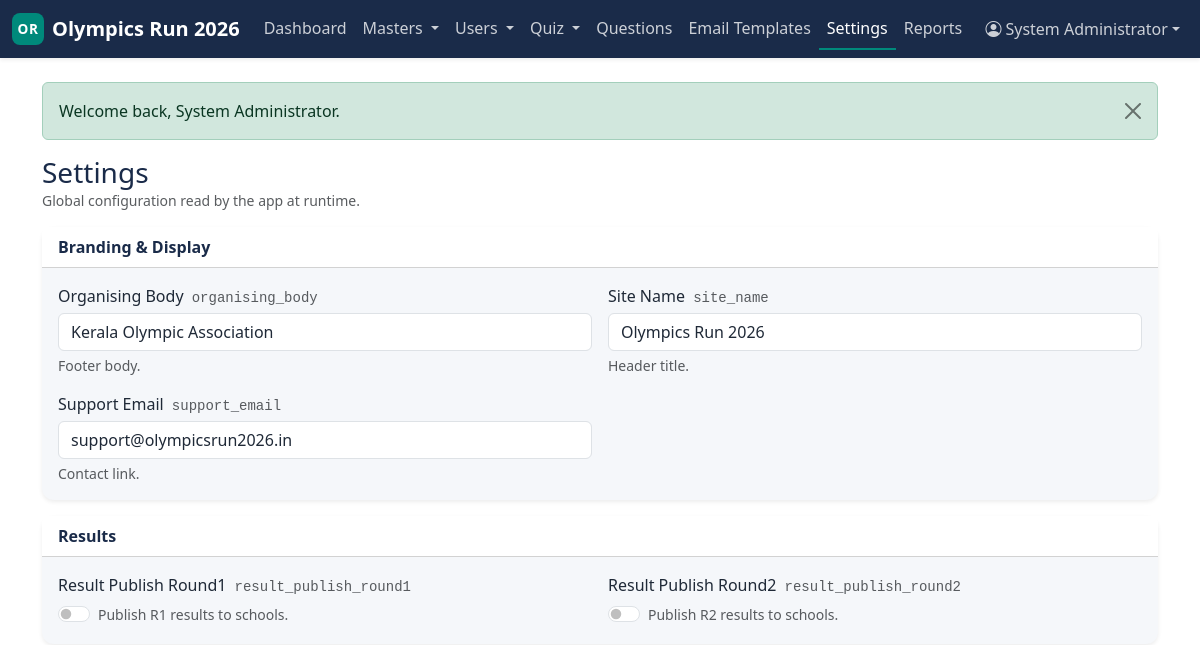
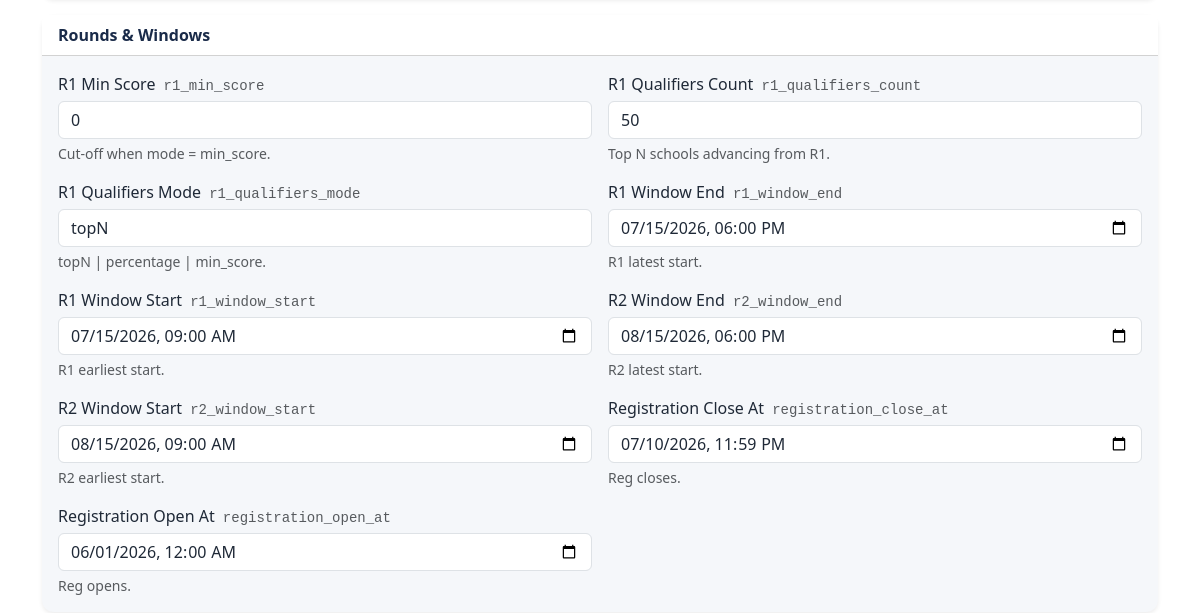
Page /admin/settings (signed in, upper part) on the earlier database version (2 pictures, top to bottom).
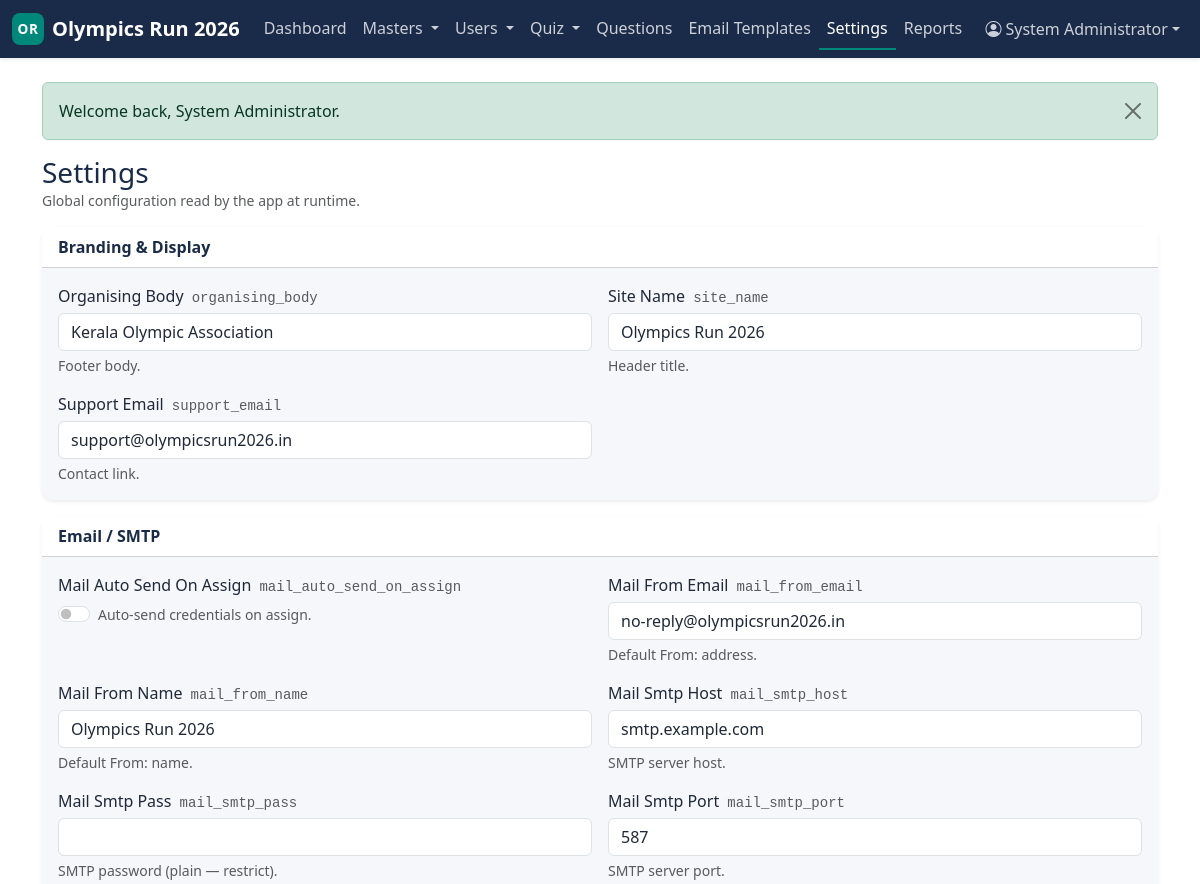
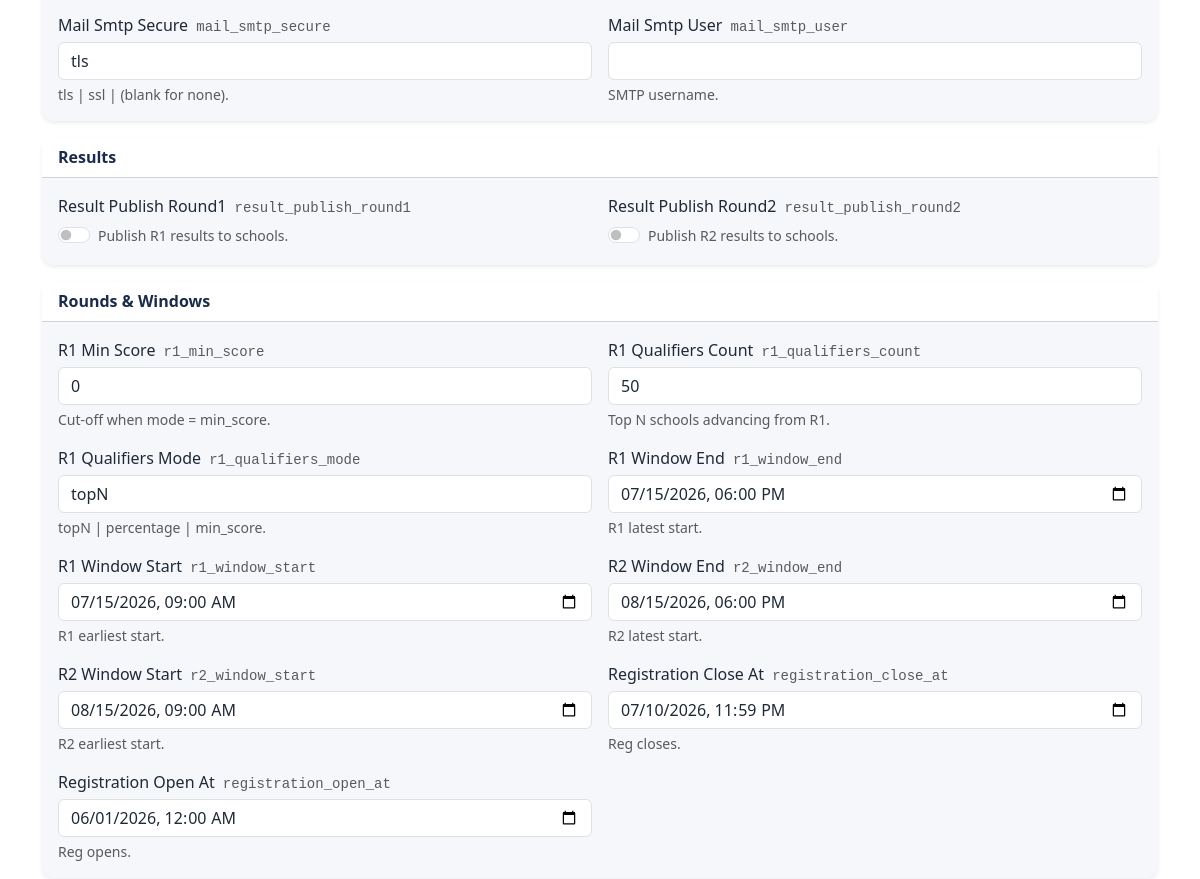
Same page on the later database version (2 pictures, top to bottom).
### tables this page shows
CREATE TABLE settings (
    setting_key    VARCHAR(100) NOT NULL,
    setting_value  TEXT         NULL,
    value_type     ENUM('string','int','float','bool','datetime','json')
                          NOT NULL DEFAULT 'string',
    description    VARCHAR(255) NULL,
    updated_by_admin_id INT UNSIGNED NULL,
    updated_at     DATETIME     NOT NULL DEFAULT CURRENT_TIMESTAMP
                                                ON UPDATE CURRENT_TIMESTAMP,
    PRIMARY KEY (setting_key),
    KEY idx_settings_type (value_type),
    CONSTRAINT fk_settings_admin
        FOREIGN KEY (updated_by_admin_id) REFERENCES admins(admin_id)
        ON DELETE SET NULL
);

### includes/helpers.php (called while the page is built, shortened)
<?php
function e(?string $value): string
{
    return htmlspecialchars((string)$value, ENT_QUOTES | ENT_SUBSTITUTE, 'UTF-8');
}
function flash_pull(string $type): ?string
{
    $msg = $_SESSION['flash'][$type] ?? null;
    return $msg;
}
function pull_errors(): array
{
    $e = $_SESSION['_errors'] ?? [];
    return $e;
}
function invalid_class(array $errors, string $key): string
{
    return isset($errors[$key]) ? ' is-invalid' : '';
}
function view(string $template, array $data = []): string
{
    $__file = __DIR__ . '/../views/' . $template . '.php';
    extract($data, EXTR_SKIP);
    include $__file;
    return ob_get_clean();
}
function render(string $template, array $data = []): void
{
    $content   = view($template, $data);
    include __DIR__ . '/../views/layouts/app.php';
}
function nav_for_role(string $role): array
{
    return match ($role) {
        Auth::ROLE_ADMIN => [
            ['label' => 'Dashboard', 'url' => '/admin/dashboard'],
            ['label' => 'Masters', 'children' => [
                ['label' => 'Associations', 'url' => '/admin/associations'],
                ['label' => 'Schools',      'url' => '/admin/schools'],
            ]],
            ['label' => 'Users', 'children' => [
                ['label' => 'Association Users', 'url' => '/admin/association-users'],
                ['label' => 'Expert Panelists',  'url' => '/admin/panelists'],
            ]],
            ['label' => 'Quiz', 'children' => [
                ['label' => 'Rounds', 'url' => '/admin/rounds'],
                ['label' => 'Slots',  'url' => '/admin/slots'],
            ]],
            ['label' => 'Questions', 'url' => '/admin/questions'],
            ['label' => 'Email Templates', 'url' => '/admin/email-templates'],
            ['label' => 'Settings',  'url' => '/admin/settings'],
            ['label' => 'Reports',   'url' => '/admin/reports'],
        ],
        Auth::ROLE_ASSOCIATION => [
            ['label' => 'Dashboard', 'url' => '/association/dashboard'],
            ['label' => 'Questions', 'url' => '/association/questions'],
            ['label' => 'Schools',   'url' => '/association/schools'],
            ['label' => 'Slots',     'url' => '/association/slots'],
            ['label' => 'Results',   'url' => '/association/results'],
            ['label' => 'Reports',   'url' => '/association/reports'],
        ],
        Auth::ROLE_PANELIST => [
            ['label' => 'Dashboard',    'url' => '/panelist/dashboard'],
            ['label' => 'Review Queue', 'url' => '/panelist/review'],
            ['label' => 'Master Bank',  'url' => '/panelist/master'],
            ['label' => 'Slot Builder', 'url' => '/panelist/slots'],
            ['label' => 'Results',      'url' => '/panelist/results'],
        ],
        Auth::ROLE_SCHOOL => [
            ['label' => 'Dashboard', 'url' => '/school/dashboard'],
            ['label' => 'Profile',   'url' => '/school/profile'],
            ['label' => 'My Slot',   'url' => '/school/slot'],
            ['label' => 'Results',   'url' => '/school/result'],
        ],
        default => [],
    };
}
function dt_for_input(?string $mysqlDatetime): string
{
    $ts = strtotime($mysqlDatetime);
    return $ts === false ? '' : date('Y-m-d\TH:i', $ts);
}

### controllers/AdminSettingsController.php (called while the page is built, shortened)
<?php
final class AdminSettingsController
{
    public function index(): void
    {
        render('admin/settings/index', [
            'title'    => 'Settings — Admin',
            'settings' => Settings::allWithMeta(),
        ]);
    }
}

### includes/Database.php (called while the page is built, shortened)
<?php
final class Database
{
    private static ?PDO $pdo = null;
    public static function connection(): PDO
    {
        if (self::$pdo !== null) {
            return self::$pdo;
        }
        $cfg = $GLOBALS['APP_CONFIG']['db'];
        $dsn = sprintf(
            'mysql:host=%s;port=%d;dbname=%s;charset=%s',
            $cfg['host'],
            $cfg['port'],
            $cfg['name'],
            $cfg['charset']
        );
        self::$pdo = new PDO($dsn, $cfg['user'], $cfg['pass'], [
            PDO::ATTR_ERRMODE            => PDO::ERRMODE_EXCEPTION,
            PDO::ATTR_DEFAULT_FETCH_MODE => PDO::FETCH_ASSOC,
            PDO::ATTR_EMULATE_PREPARES   => false,
            PDO::MYSQL_ATTR_INIT_COMMAND => "SET NAMES utf8mb4 COLLATE utf8mb4_unicode_ci",
        ]);
        return self::$pdo;
    }
    public static function query(string $sql, array $params = []): PDOStatement
    {
        $stmt = self::connection()->prepare($sql);
        $stmt->execute($params);
        return $stmt;
    }
    public static function fetchAll(string $sql, array $params = []): array
    {
        return self::query($sql, $params)->fetchAll();
    }
}

### includes/Settings.php (called while the page is built, shortened)
<?php
final class Settings
{
    private static ?array $cache = null;
    private static function loadAll(): array
    {
        if (self::$cache !== null) return self::$cache;
        $rows = Database::fetchAll('SELECT setting_key, setting_value FROM settings');
        $out = [];
        foreach ($rows as $r) $out[$r['setting_key']] = $r['setting_value'];
        return self::$cache = $out;
    }
    public static function get(string $key, ?string $default = null): ?string
    {
        $all = self::loadAll();
        return $all[$key] ?? $default;
    }
    public static function bool(string $key, bool $default = false): bool
    {
        $v = self::get($key);
        return in_array(strtolower($v), ['1', 'true', 'yes', 'on'], true);
    }
    public static function allWithMeta(): array
    {
        return Database::fetchAll(
            'SELECT setting_key, setting_value, value_type, description, updated_at
               FROM settings
              ORDER BY setting_key'
        );
    }
}

### includes/Auth.php (called while the page is built, shortened)
<?php
final class Auth
{
    public static function check(): bool
    {
        return !empty($_SESSION['auth']);
    }
    public static function user(): ?array
    {
        return $_SESSION['auth'] ?? null;
    }
    public static function role(): ?string
    {
        return $_SESSION['auth']['role'] ?? null;
    }
}

### views/admin/settings/index.php (the view, shortened to what the changed rows need)
<?php
$errors = pull_errors();
$groupFor = static function (string $key): string {
    if (str_starts_with($key, 'mail_'))            return 'Email / SMTP';
    if ($key === 'max_teams_per_school')           return 'Schools & Teams';
    if (str_starts_with($key, 'r1_')
        || str_starts_with($key, 'r2_')
        || str_starts_with($key, 'registration_')) return 'Rounds & Windows';
    if (str_starts_with($key, 'marks_'))           return 'Scoring';
    if (in_array($key, ['slot_duration_minutes', 'quiz_duration_minutes',
                        'questions_per_quiz', 'slot_grace_minutes'], true)) return 'Timing';
    if (str_starts_with($key, 'result_'))          return 'Results';
    return 'Branding & Display';
};
$grouped = [];
foreach ($settings as $row) {
    $grouped[$groupFor($row['setting_key'])][] = $row;
}
ksort($grouped);
$label = static fn(string $key): string =>
    ucwords(str_replace('_', ' ', $key));
?>
<div class="d-md-flex justify-content-between align-items-center mb-3">
    <div>
        <h1 class="h3 text-navy mb-0">Settings</h1>
        <p class="text-muted small mb-0">Global configuration read by the app at runtime.</p>
    </div>
</div>
<?php if (empty($settings)): ?>
    <div class="card panel border-0 shadow-sm">
        <div class="card-body text-center text-muted py-5">
            <i class="bi bi-sliders display-5"></i>
            <p class="mb-0 mt-2">No settings found. Import the seed data to populate defaults.</p>
        </div>
    </div>
<?php else: ?>
<form method="post" action="/admin/settings" novalidate>
    <?php foreach ($grouped as $group => $rows): ?>
        <div class="card panel border-0 shadow-sm mb-3">
            <div class="card-header bg-white fw-semibold text-navy"><?= e($group) ?></div>
            <div class="card-body">
                <div class="row g-3">
                    <?php foreach ($rows as $row):
                        $key  = $row['setting_key'];
                        $type = $row['value_type'];
                        $val  = $row['setting_value'];
                        $name = 'settings[' . $key . ']';
                    ?>
                        <div class="col-12 col-md-6">
                            <label class="form-label mb-1" for="set-<?= e($key) ?>">
                                <?= e($label($key)) ?>
                                <code class="small text-muted ms-1"><?= e($key) ?></code>
                            </label>
                            <?php if ($type === 'bool'): ?>
                                <div class="form-check form-switch">
                                    <input type="checkbox" class="form-check-input"
                                           role="switch"
                                           id="set-<?= e($key) ?>"
                                           name="<?= e($name) ?>" value="true"
                                           <?= Settings::bool($key) ? 'checked' : '' ?>>
                                    <label class="form-check-label small text-muted"
                                           for="set-<?= e($key) ?>">
                                        <?= e($row['description'] ?? '') ?>
                                    </label>
                                </div>
                            <?php else: ?>
                                <input
                                    type="<?= $type === 'int' || $type === 'float' ? 'number' : ($type === 'datetime' ? 'datetime-local' : 'text') ?>"
                                    <?= $type === 'float' ? 'step="0.01"' : '' ?>
                                    class="form-control<?= invalid_class($errors, $key) ?>"
                                    id="set-<?= e($key) ?>"
                                    name="<?= e($name) ?>"
                                    value="<?= e($type === 'datetime' ? dt_for_input($val) : (string)$val) ?>">
                                <?php if (!empty($row['description'])): ?>
                                    <div class="form-text small"><?= e($row['description']) ?></div>
                                <?php endif; ?>
                            <?php endif; ?>
                        </div>
                    <?php endforeach; ?>
                </div>
            </div>
        </div>
    <?php endforeach; ?>
</form>
<?php endif; ?>

### public/index.php (shortened to what the changed rows need)
<?php
$reqPath = strtok($_SERVER['REQUEST_URI'] ?? '/', '?') ?: '/';
$reqPath = rtrim($reqPath, '/') ?: '/';
$method  = $_SERVER['REQUEST_METHOD'] ?? 'GET';
foreach ($routes as $pattern => $handler) {
    [$rMethod, $rPath] = explode(' ', $pattern, 2);
    if ($rMethod !== $method) continue;
    if (!str_contains($rPath, '{')) {
        if ($rPath !== $reqPath) continue;
        $params = [];
    } else {
        $regex = '#^' . preg_replace('#\{(\w+)\}#', '(?<$1>[^/]+)', $rPath) . '$#';
        if (!preg_match($regex, $reqPath, $m)) continue;
        $params = array_values(array_filter(
            $m,
            static fn($k) => is_string($k),
            ARRAY_FILTER_USE_KEY
        ));
    }
    if (is_array($handler)) {
        [$class, $methodName] = $handler;
        (new $class)->$methodName(...$params);
    } else {
        $handler(...$params);
    }
    return;
}

### views/partials/navbar.php (shortened to what the changed rows need)
<?php
$currentPath = strtok($_SERVER['REQUEST_URI'] ?? '/', '?');
$items = Auth::check() ? nav_for_role(Auth::role()) : [];
$isItemActive = static function (array $item) use ($currentPath): bool {
    if (isset($item['url']) && $currentPath === $item['url']) return true;
    if (!empty($item['children'])) {
        foreach ($item['children'] as $c) {
            if (isset($c['url']) && str_starts_with($currentPath ?: '', rtrim($c['url'], '/'))) {
                return true;
            }
        }
    }
    return false;
};
?>
<nav class="navbar navbar-expand-lg navbar-dark bg-navy shadow-sm">
    <div class="container-fluid">
        <a class="navbar-brand fw-semibold d-flex align-items-center" href="/">
            <span class="brand-mark me-2" aria-hidden="true">OR</span>
            <span>Olympics Run 2026</span>
        </a>
        <div class="collapse navbar-collapse" id="mainNav">
            <?php if (Auth::check()): ?>
                <ul class="navbar-nav me-auto mb-2 mb-lg-0">
                    <?php foreach ($items as $i => $item):
                        $active = $isItemActive($item);
                    ?>
                        <?php if (!empty($item['children'])): ?>
                            <li class="nav-item dropdown">
                                <a class="nav-link dropdown-toggle <?= $active ? 'active' : '' ?>"
                                   href="#" role="button"
                                   id="nav-dd-<?= $i ?>"
                                   data-bs-toggle="dropdown" aria-expanded="false">
                                    <?= e($item['label']) ?>
                                </a>
                            </li>
                        <?php else: ?>
                            <li class="nav-item">
                                <a class="nav-link <?= $active ? 'active' : '' ?>"
                                   <?= $active ? 'aria-current="page"' : '' ?>
                                   href="<?= e($item['url']) ?>">
                                    <?= e($item['label']) ?>
                                </a>
                            </li>
                        <?php endif; ?>
                    <?php endforeach; ?>
                </ul>
                <ul class="navbar-nav ms-auto">
                    <li class="nav-item dropdown">
                        <a class="nav-link dropdown-toggle d-flex align-items-center"
                           href="#" id="userMenu" role="button"
                           data-bs-toggle="dropdown" aria-expanded="false">
                            <i class="bi bi-person-circle me-1"></i>
                            <?= e(Auth::user()['name'] ?? Auth::user()['username']) ?>
                        </a>
                    </li>
                </ul>
            <?php endif; ?>
        </div>
    </div>
</nav>

### views/partials/flash.php
<?php
$flashMap = [
    'success' => 'alert-success',
    'error'   => 'alert-danger',
    'info'    => 'alert-info',
    'warning' => 'alert-warning',
];
foreach ($flashMap as $type => $class):
    $msg = flash_pull($type);
    if ($msg === null) continue;
?>
    <div class="alert <?= $class ?> alert-dismissible fade show" role="alert">
        <?= e($msg) ?>
        <button type="button" class="btn-close" data-bs-dismiss="alert" aria-label="Close"></button>
    </div>
<?php endforeach; ?>

Differences in the rows shown:
added settings: setting_key "Mail Auto Send On Assign", setting_key "mail_auto_send_on_assign", description "Auto-send credentials on assign.", shown under "Email / SMTP"
added settings: setting_key "Mail From Email", setting_key "mail_from_email", setting_value "no-reply@olympicsrun2026.in", description "Default From: address.", shown under "Email / SMTP"
added settings: setting_key "Mail From Name", setting_key "mail_from_name", setting_value "Olympics Run 2026", description "Default From: name.", shown under "Email / SMTP"
added settings: setting_key "Mail Smtp Host", setting_key "mail_smtp_host", setting_value "smtp.example.com", description "SMTP server host.", shown under "Email / SMTP"
added settings: setting_key "Mail Smtp Pass", setting_key "mail_smtp_pass", description "SMTP password (plain — restrict).", shown under "Email / SMTP"
added settings: setting_key "Mail Smtp Port", setting_key "mail_smtp_port", setting_value "587", description "SMTP server port.", shown under "Email / SMTP"
added settings: setting_key "Mail Smtp Secure", setting_key "mail_smtp_secure", setting_value "tls", description "tls | ssl | (blank for none).", shown under "Email / SMTP"
added settings: setting_key "Mail Smtp User", setting_key "mail_smtp_user", description "SMTP username.", shown under "Email / SMTP"
Other differences:
new list line: "Email / SMTP"
